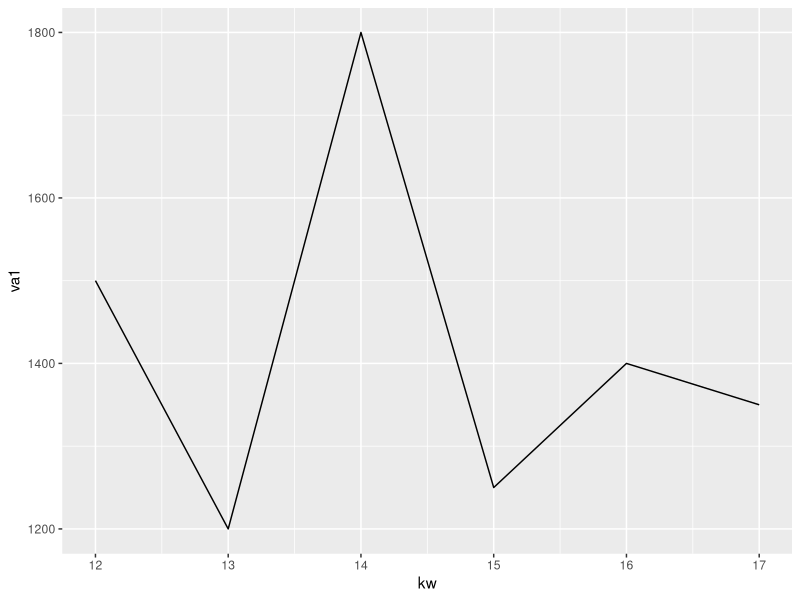
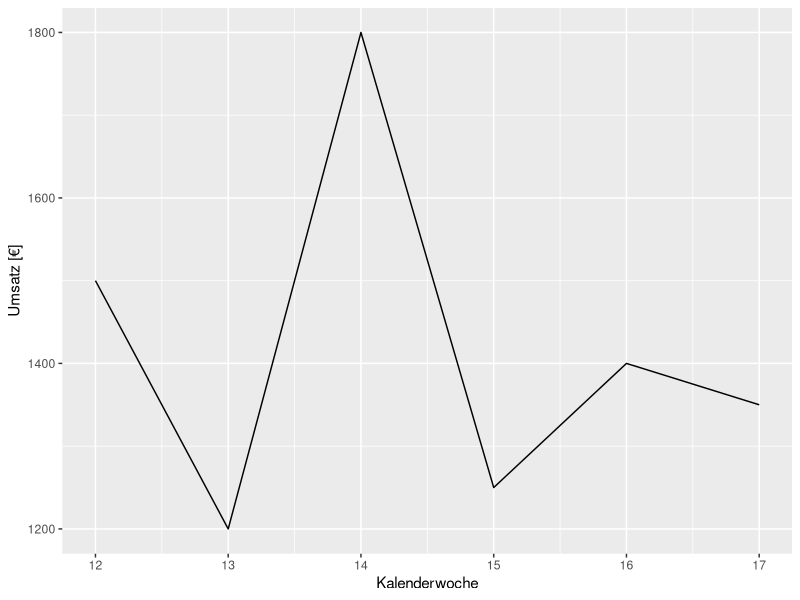
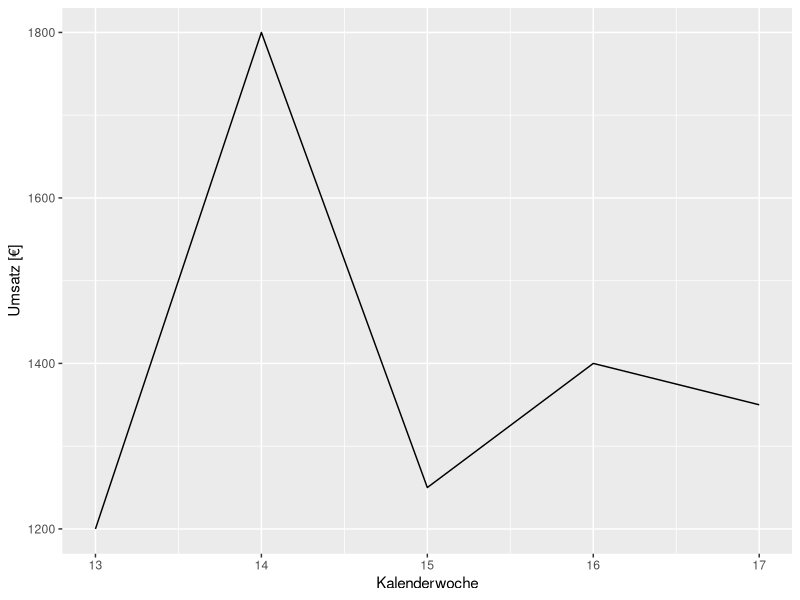
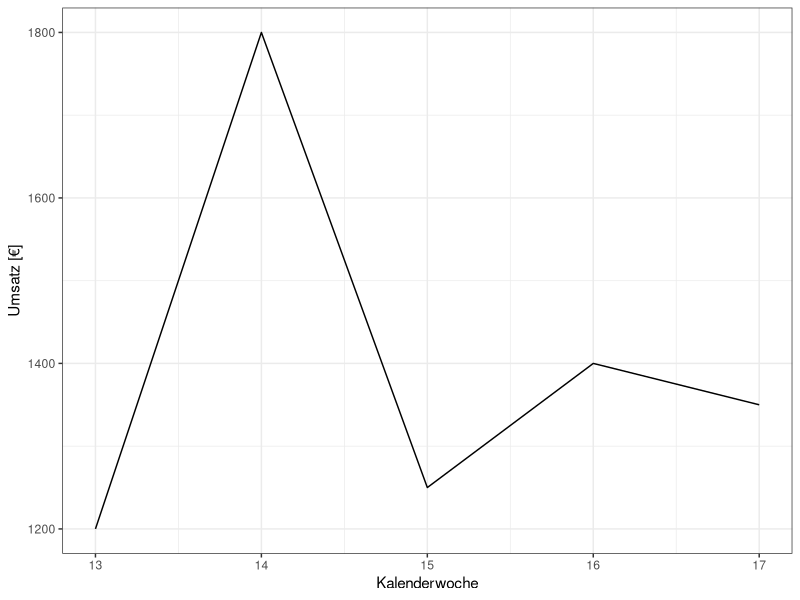
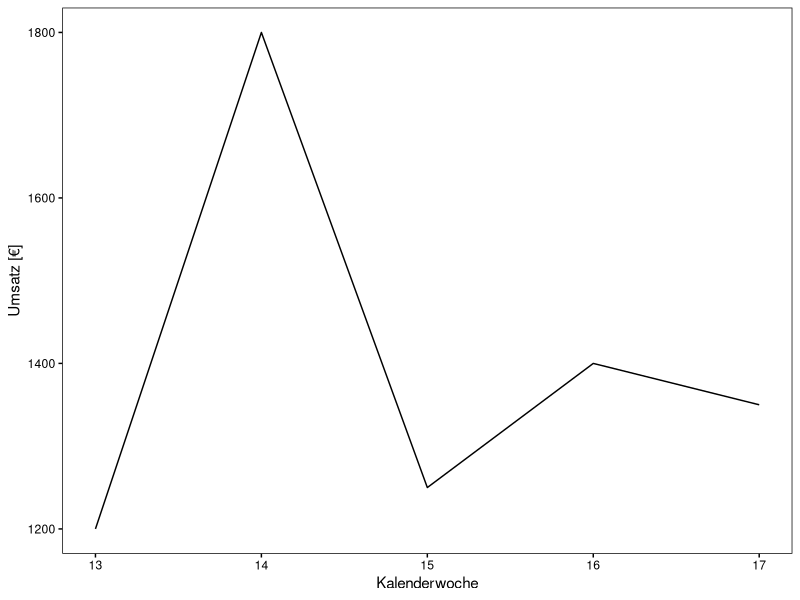
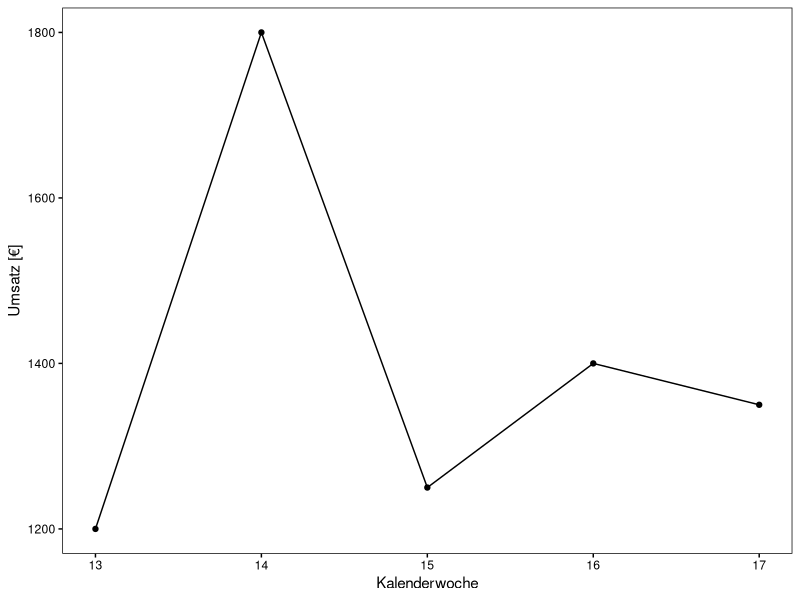
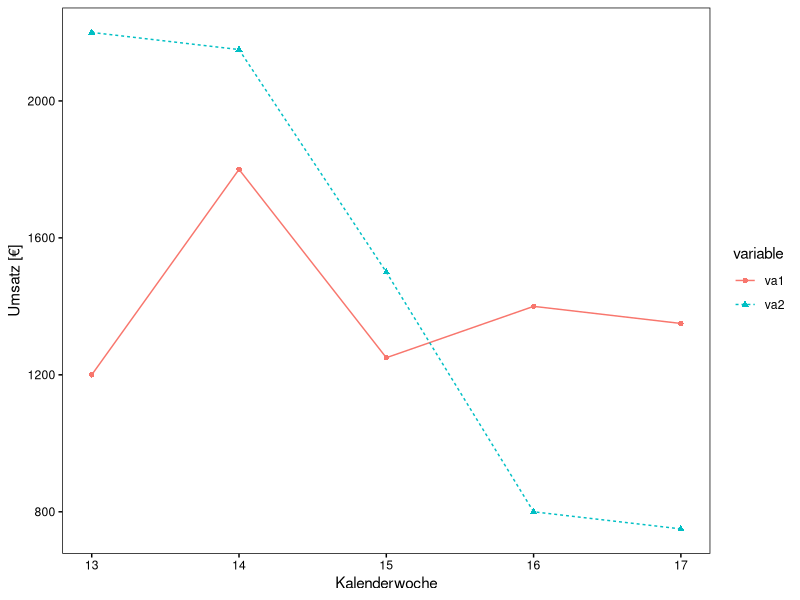
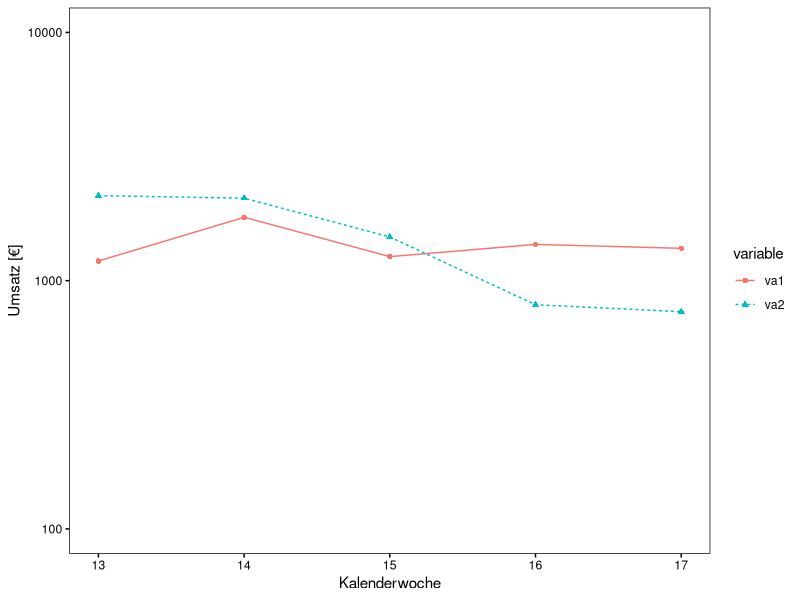

The R script that drew these images, in order:
## ---- chunk 1
require(ggplot2)
require(stringi)
require(reshape2)


## ---- chunk 2
data = data.frame(
kw = c(12,13,14,15,16,17),
va1 = c(1500,1200,1800,1250,1400,1350),
va2 = c(2200,2200,2150,1500,800,750)
)

summary(data)


## ---- chunk 3

ggplot(data = data, aes(x =kw, y = va1))+
  
  geom_line()


## ---- chunk 4

ggplot(data = data, aes(x =kw, y = va1))+
  geom_line()+
  scale_x_continuous(name = "Kalenderwoche")+
  scale_y_continuous(name = "Umsatz [€]")


## ---- chunk 5

ggplot(data = data, aes(x =kw, y = va1))+
  geom_line()+
  scale_x_continuous(name = "Kalenderwoche", limits = c(13,17))+
  scale_y_continuous(name = "Umsatz [€]")


## ---- chunk 6

ggplot(data = data, aes(x =kw, y = va1))+
  
  geom_line()+
  
      scale_x_continuous(name = "Kalenderwoche", limits = c(13,17))+
      scale_y_continuous(name = "Umsatz [€]")+
  
  theme_bw()


## ---- chunk 7

ggplot(data = data, aes(x =kw, y = va1))+
  
  geom_line()+
  
      scale_x_continuous(name = "Kalenderwoche", limits = c(13,17))+
      scale_y_continuous(name = "Umsatz [€]")+
  
  theme_bw() + 
  theme(panel.grid.major = element_blank(),
         panel.grid.minor = element_blank(),
         panel.border = element_rect(colour = "black"),
         axis.ticks = element_line(colour = "black"),
         axis.text = element_text(colour = "black"))  



## ---- chunk 8

ggplot(data = data, aes(x =kw, y = va1))+
  
  geom_line()+
  
  geom_point()+ 
  
      scale_x_continuous(name = "Kalenderwoche", limits = c(13,17))+
      scale_y_continuous(name = "Umsatz [€]")+
  
  theme_bw()+
  theme(panel.grid.major = element_blank(),
         panel.grid.minor = element_blank(),
         panel.border = element_rect(colour = "black"),
         axis.ticks = element_line(colour = "black"),
         axis.text = element_text(colour = "black"))  



## ---- chunk 9

print(data)


## ---- chunk 10

data_long <- melt(data[,1:3], id="kw")  # convert to long format


print(data_long)

## ---- chunk 11

ggplot(data = data_long, aes(x =kw, y = value, color = variable))+
  
  geom_line(aes(linetype = variable))+
  
  geom_point(aes(shape = variable))+ 
  
      scale_x_continuous(name = "Kalenderwoche", limits = c(13,17))+
      scale_y_continuous(name = "Umsatz [€]")+
  
  theme_bw()+
  theme(panel.grid.major = element_blank(),
         panel.grid.minor = element_blank(),
         panel.border = element_rect(colour = "black"),
         axis.ticks = element_line(colour = "black"),
         axis.text = element_text(colour = "black"))  

## ---- chunk 12

data_long <- melt(data[,1:3], id="kw")  # convert to long format


ggplot(data = data_long, aes(x =kw, y = value, color = variable))+
  
  geom_line(aes(linetype = variable))+
  
  geom_point(aes(shape = variable))+ 
  
      scale_x_continuous(name = "Kalenderwoche", limits = c(13,17))+
      scale_y_log10(name = "Umsatz [€]", limits =c(100,10000))+
  
  theme_bw()+
  theme(panel.grid.major = element_blank(),
         panel.grid.minor = element_blank(),
         panel.border = element_rect(colour = "black"),
         axis.ticks = element_line(colour = "black"),
         axis.text = element_text(colour = "black"))  

## ---- chunk 13

data_long <- melt(data[,1:3], id="kw")  # convert to long format


ggplot(data = data_long, aes(x =kw, y = value, color = variable))+
  
  geom_line(aes(linetype = variable))+
  
  geom_point(aes(shape = variable))+ 
  
      scale_x_continuous(name = "Kalenderwoche", limits = c(13,17))+
      scale_y_log10(name = "Umsatz [€]", limits =c(100,10000))+
  
  theme_bw()+
  theme(panel.grid.major = element_blank(),
         panel.grid.minor = element_blank(),
         panel.border = element_rect(colour = "black"),
         axis.ticks = element_line(colour = "black"),
         axis.text = element_text(colour = "black"),
         legend.position = c(0.9, 0.85))

